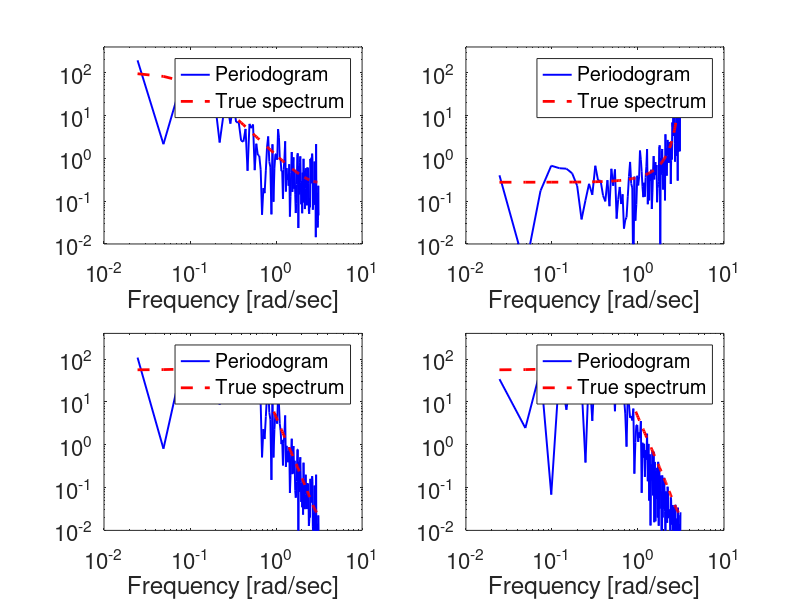

Here is the MATLAB script that generated this plot:
% Assumes T=1
close all; clear
z = tf('z',1);
N = 256;
%rng(1)
e = randn(N,1);

figure(1)
subplot(221)
d = 0.9;
G1 = 1/(1-d*z^(-1));
u = lsim(G1,e);
UN = fft(u);
phiN = abs(UN.^2)/N;
dw = 2*pi/N;
wvec = dw*(0:(N-1)/2);
loglog(wvec,phiN(1:N/2),'b','linewidth',1.4)
axis([1e-2 10 1e-2 4e2])
set(gca,'fontsize',16)
xlabel('Frequency [rad/sec]')
hold on
G1w = freqresp(G1,wvec);
G1w = squeeze(G1w);     % get rid of empty dimensions
loglog(wvec,abs(G1w.^2),'r--','linewidth',2)
legend('Periodogram','True spectrum')

subplot(222)
d = -0.9;
G2 = 1/(1-d*z^(-1));
u = lsim(G2,e);
UN = fft(u);
phiN = abs(UN.^2)/N;
dw = 2*pi/N;
wvec = dw*(0:(N-1)/2);
loglog(wvec,phiN(1:N/2),'b','linewidth',1.4)
axis([1e-2 10 1e-2 4e2])
set(gca,'fontsize',16)
xlabel('Frequency [rad/sec]')
hold on
G2w = freqresp(G2,wvec);
G2w = squeeze(G2w);     % get rid of empty dimensions
loglog(wvec,abs(G2w.^2),'r--','linewidth',2)
legend('Periodogram','True spectrum')

subplot(223)
G3 = (1+0.5*z^(-1))/(1-1.5*z^(-1) + 0.7*z^(-2));
u = lsim(G3,e);
UN = fft(u);
phiN = abs(UN.^2)/N;
dw = 2*pi/N;
wvec = dw*(0:(N-1)/2);
loglog(wvec,phiN(1:N/2),'b','linewidth',1.4)
axis([1e-2 10 1e-2 4e2])
set(gca,'fontsize',16)
xlabel('Frequency [rad/sec]')
hold on
G3w = freqresp(G3,wvec);
G3w = squeeze(G3w);     % get rid of empty dimensions
loglog(wvec,abs(G3w.^2),'r--','linewidth',2)
legend('Periodogram','True spectrum')


subplot(224)
mu = 0.02;
ind = rand(N,1)<mu;    % sporadic noise
e = sqrt(1/mu)*randn(N,1).*ind;
u = lsim(G3,e);
UN = fft(u);
phiN = abs(UN.^2)/N;
dw = 2*pi/N;
wvec = dw*(0:(N-1)/2);
loglog(wvec,phiN(1:N/2),'b','linewidth',1.4)
axis([1e-2 10 1e-2 4e2])
set(gca,'fontsize',16)
xlabel('Frequency [rad/sec]')
hold on
loglog(wvec,abs(G3w.^2),'r--','linewidth',2)
legend('Periodogram','True spectrum')

%print -depsc periodogram01.eps

